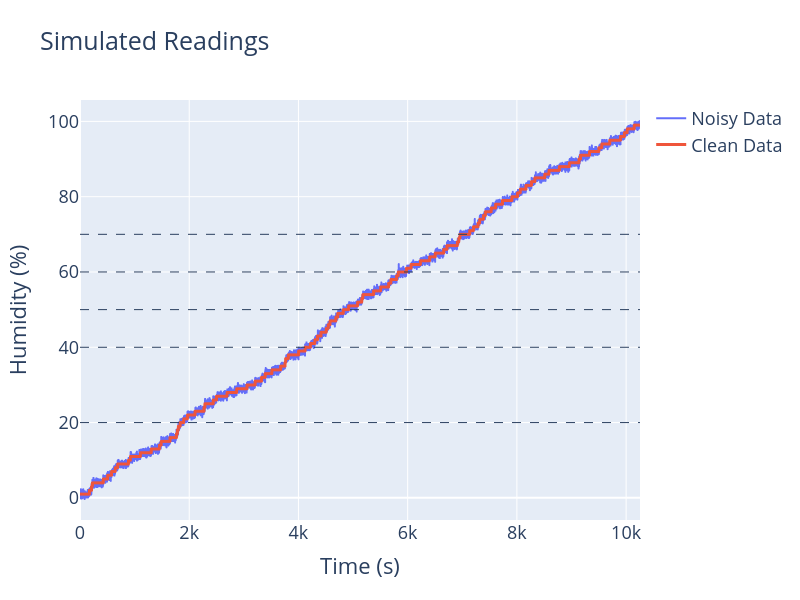

Notebook source saved alongside this figure:
### Code cell
fig = px.line(
    df, x=df.index, y=["Noisy Data", "Clean Data"], title="Simulated Readings"
)
fig.update_traces(line=dict(width=3), selector={"name": "Clean Data"})
fig.update_traces(line=dict(width=2), selector={"name": "Noisy Data"})

for threshold in [20, 40, 50, 60, 70]:
    fig.add_hline(
        y=threshold,
        line_dash="dash",
        line_width=1
    )

fig.update_layout(dict1=LAYOUT_PARAMS)

display(fig)

### Figure 1 — Plotly figure (JSON) as saved in the notebook; plotly's stock layout.template omitted (floating-point values rounded to 4 significant figures; data arrays with more than 128 entries replaced by an {"elided": "..."} marker saying what was removed)
{"data": [{"hovertemplate": "variable=Noisy Data<br>Time=%{x}<br>value=%{y}<extra></extra>", "legendgroup": "Noisy Data", "line": {"color": "#636efa", "dash": "solid", "width": 2}, "marker": {"symbol": "circle"}, "mode": "lines", "name": "Noisy Data", "showlegend": true, "type": "scattergl", "x": {"elided": "10255 int values"}, "xaxis": "x", "y": {"elided": "10255 float values"}, "yaxis": "y"}, {"hovertemplate": "variable=Clean Data<br>Time=%{x}<br>value=%{y}<extra></extra>", "legendgroup": "Clean Data", "line": {"color": "#EF553B", "dash": "solid", "width": 3}, "marker": {"symbol": "circle"}, "mode": "lines", "name": "Clean Data", "showlegend": true, "type": "scattergl", "x": {"elided": "10255 int values"}, "xaxis": "x", "y": {"elided": "10255 float values"}, "yaxis": "y"}], "layout": {"font": {"size": 18}, "height": 600, "legend": {"title": {}, "tracegroupgap": 0}, "shapes": [{"line": {"dash": "dash", "width": 1}, "type": "line", "x0": 0, "x1": 1, "xref": "x domain", "y0": 20, "y1": 20, "yref": "y"}, {"line": {"dash": "dash", "width": 1}, "type": "line", "x0": 0, "x1": 1, "xref": "x domain", "y0": 40, "y1": 40, "yref": "y"}, {"line": {"dash": "dash", "width": 1}, "type": "line", "x0": 0, "x1": 1, "xref": "x domain", "y0": 50, "y1": 50, "yref": "y"}, {"line": {"dash": "dash", "width": 1}, "type": "line", "x0": 0, "x1": 1, "xref": "x domain", "y0": 60, "y1": 60, "yref": "y"}, {"line": {"dash": "dash", "width": 1}, "type": "line", "x0": 0, "x1": 1, "xref": "x domain", "y0": 70, "y1": 70, "yref": "y"}], "title": {"text": "Simulated Readings"}, "width": 800, "xaxis": {"anchor": "y", "domain": [0, 1], "title": {"text": "Time (s)"}}, "yaxis": {"anchor": "x", "domain": [0, 1], "title": {"text": "Humidity (%)"}}}}
